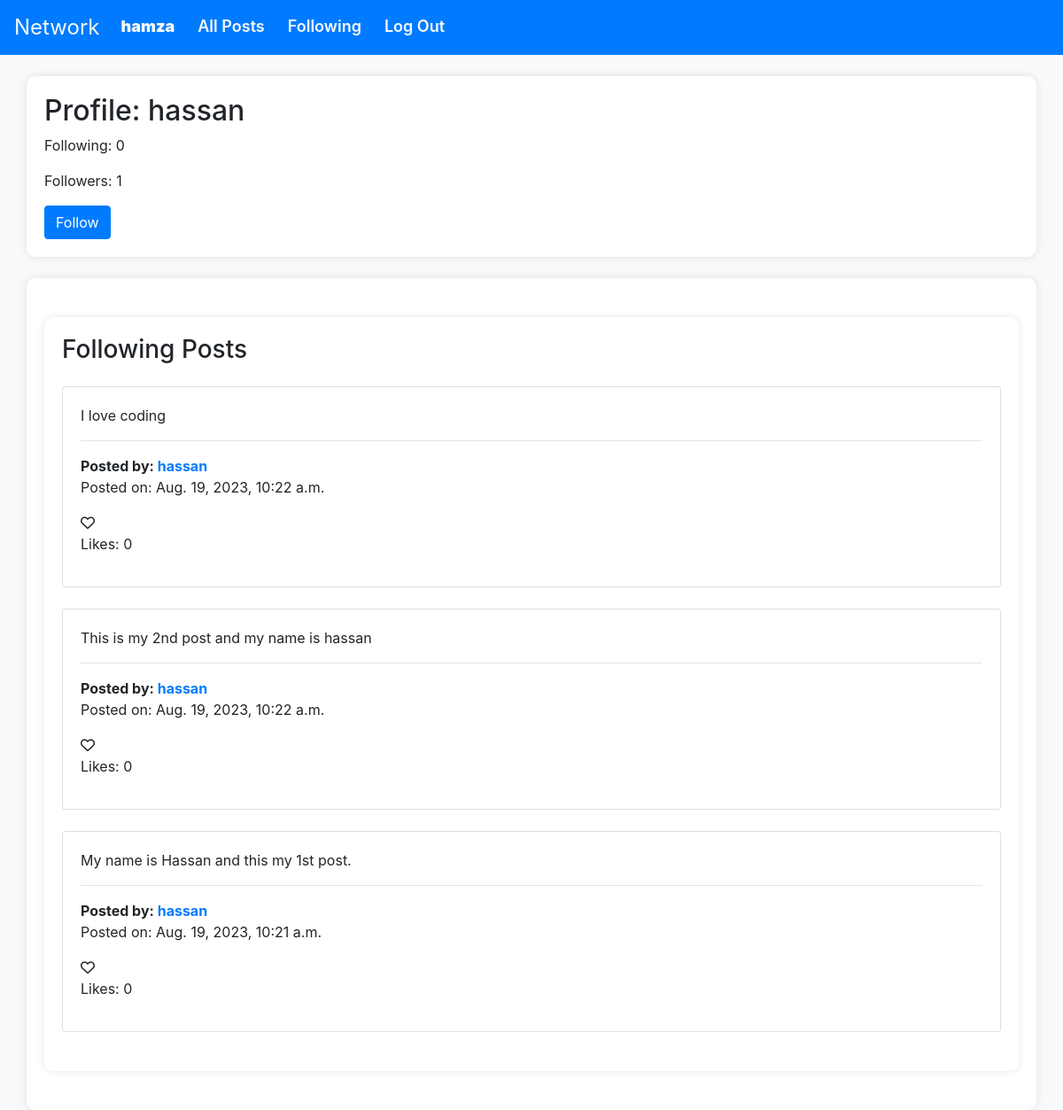
Page /profile/hassan/ (signed in) on the committed database.
### network/models.py (models this page shows, shortened)
class User(AbstractUser):
    def get_profile(self):
        return Profile.objects.get_or_create(user=self)[0]

class Profile(models.Model):
    user=models.OneToOneField(User,on_delete=models.CASCADE)
    followers = models.ManyToManyField(User, related_name='following')
    def follower_count(self):
        return self.followers.count()
    def following_count(self):
        return self.user.following.count()

class Newpost(models.Model):
    text = models.TextField()
    user= models.ForeignKey(User, on_delete=models.CASCADE, related_name='user')
    date= models.DateTimeField(default=timezone.now)
    def like_count(self):
        return Like.objects.filter(post=self).count()

### network/views.py (the view)
# urls.py: path('profile/<str:username>/', views.user_profile , name = 'user_profile'),
@login_required
def user_profile(request, username):
    profile_user = get_object_or_404(User, username=username)
    profile=profile_user.profile
    posts = Newpost.objects.filter(user=profile_user).order_by('-date')
    print(f'username: {username}')
    context = {
        'profile_user': profile_user,
        'user_profile':profile,
        'posts': posts,
    }
    return render(request, 'network/userprofile.html', context)

### network/templates/network/userprofile.html (shortened to what this page needs)
{% extends 'network/layout.html' %}
{% block body %}
<div class="container my-4">
    <h2>Profile: {{ user_profile.user.username }}</h2>
    <p>Following: <span id="follower-count">{{ user_profile.follower_count }}</span></p>
    <p>Followers: {{ user_profile.following_count }}</p>
    {% if request.user != user_profile.user %}
    <form action="{% url 'follow_toggle' %}" method="post">
        <button type="submit"
            class="btn {% if user_profile.user in request.user.profile.followers.all %}btn-danger{% else %}btn-primary{% endif %}">
            {% if user_profile.user in request.user.profile.followers.all %}
            Unfollow
            {% else %}
            Follow
            {% endif %}
        </button>
    </form>
    {% endif %}
</div>
<div class="container">
    <div class="container my-4">
        <h3 class="mb-4">Following Posts</h3>
        {% for post in posts %}
        <div class="row mb-4">
            <div class="col">
                <div class="card">
                    <div class="card-body">
                        {% if post.text|length > 100 %}
                        <p class="card-title">{{ post.text|safe|truncatechars:100 }}</p>
                        <button class="read-more-btn btn btn-primary">Read more</button>
                        <p class="full-content" style="display: none;">{{ post.text|safe }}</p>
                        <button class="read-less-btn" style="display: none;">Read less</button>
                        {% else %}
                        <p class="full-content">{{ post.text|safe }}</p>
                        {% endif %}
                        <hr>
                        <b>Posted by: </b> <strong><a href="{% url 'user_profile' post.user.username %}"
                                class="card-text">{{ post.user.username }}</a> </strong>
                        <p class="card-text">Posted on: {{ post.date }}</p>
                        <span class="like-button" data-post-id="{{ post.id }}">
                            <i class="far fa-heart"></i>
                        </span>
                        <p>Likes: <span class="like-count" data-post-id="{{ post.id }}">{{ post.like_count }}</span></p>
                    </div>
                </div>
            </div>
        </div>
        {% endfor %}
    </div>
</div>
{% endblock %}

### network/templates/network/layout.html (shortened to what this page needs)
{% load static %}
<!DOCTYPE html>
<html lang="en">
<head>
    <link rel="stylesheet" href="https://cdnjs.cloudflare.com/ajax/libs/font-awesome/6.0.0-beta3/css/all.min.css">
    <link rel="stylesheet" href="https://stackpath.bootstrapcdn.com/bootstrap/4.4.1/css/bootstrap.min.css"
>
    <link rel="stylesheet" href="{% static 'network/styles.css' %}">
</head>
<body>
    <nav class="navbar navbar-expand-lg navbar-light bg-primary">
        <div>
            <ul class="navbar-nav mr-auto">
                {% if user.is_authenticated %}
                <a class="navbar-brand text-light" href="{% url 'index' %}">Network</a>
                <li class="nav-item text-light">
                    <a class="nav-link text-light" href="{% url 'user_profile' user.username %}"><b>{{ user.username }}</b></a>
                </li>
                {% endif %}
                <li class="nav-item text-light">
                    <a class="nav-link text-light" href="{% url 'index' %}">All Posts</a>
                </li>
                {% if user.is_authenticated %}
                <li class="nav-item">
                    <a href="{% url 'following_posts' %}" class="nav-link text-light">Following</a>
                </li>
                <li class="nav-item ">
                    <a class="nav-link text-light" href="{% url 'logout' %}">Log Out</a>
                </li>
                {% endif %}
            </ul>
        </div>
    </nav>
        {% block body %}
        {% endblock %}
</body>
</html>

### network/templates/network/layout.html (style rules this page uses)
body { background-color: #f8f9fa; }
.navbar { margin-bottom: 20px; }
.navbar-brand { font-size: 24px; }
.navbar-nav .nav-item { margin-right: 10px; }
.nav-link { color: white; font-weight: 600; font-size: 18px; }
.container { background-color: white; padding: 20px; border-radius: 10px; box-shadow: 0 0 10px rgba(0, 0, 0, 0.1); }

### rows in the picture
User: username "hamza"
Profile: user.username "hassan", follower_count "0", following_count "1"
Newpost: text "I love coding", user.username "hassan", date "Aug. 19, 2023, 10:22 a.m.", like_count "0"
Newpost: text "This is my 2nd post and my name is hassan", user.username "hassan", date "Aug. 19, 2023, 10:22 a.m.", like_count "0"
Newpost: text "My name is Hassan and this my 1st post.", user.username "hassan", date "Aug. 19, 2023, 10:21 a.m.", like_count "0"
